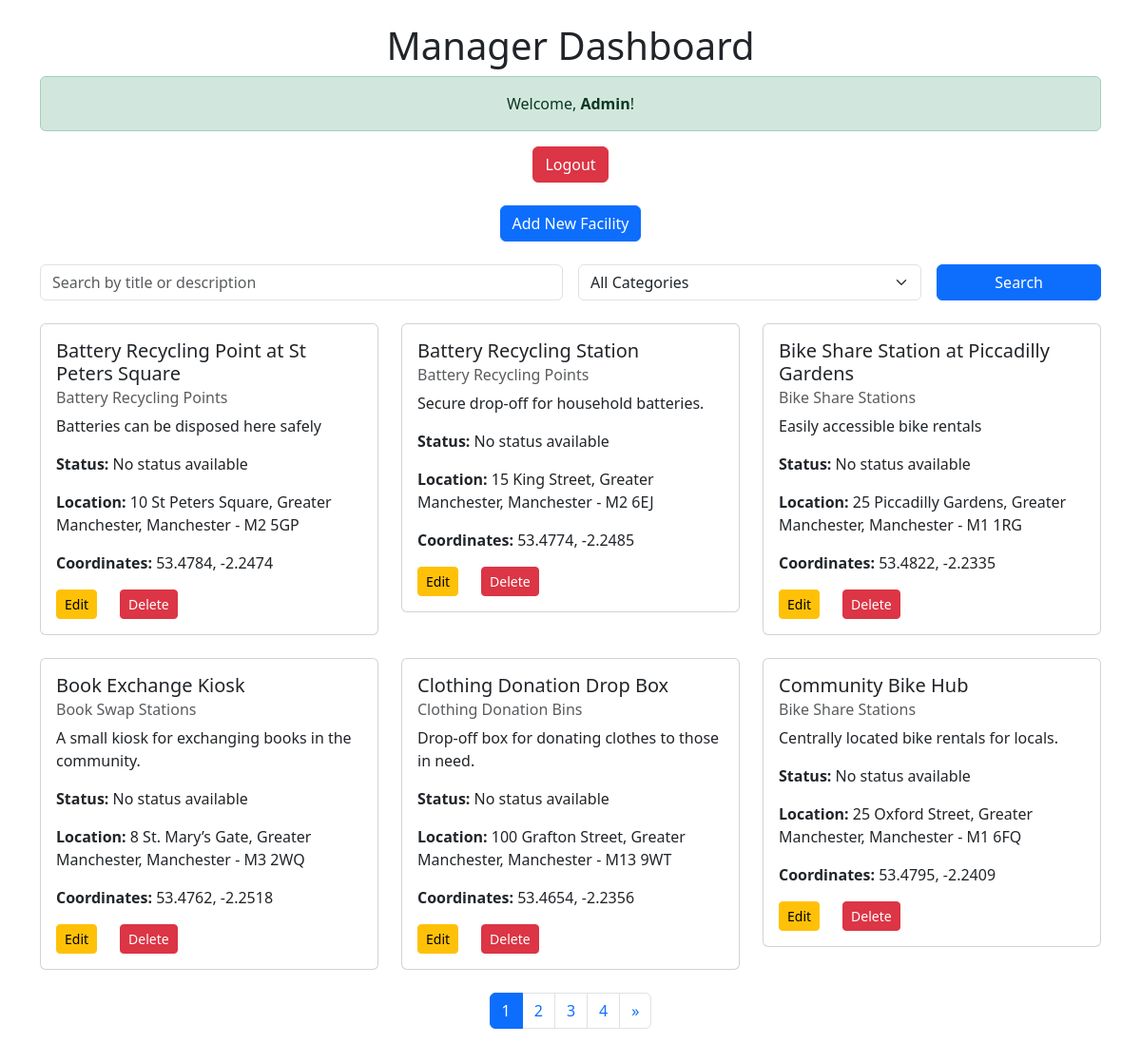
Page /index.php?view=dashboard (signed in) on the committed database.
### tables this page shows
CREATE TABLE ecoFacilities (
                               id INTEGER PRIMARY KEY AUTOINCREMENT NOT NULL UNIQUE,
                               title VARCHAR(50) NOT NULL,
                               category INTEGER,
                               description VARCHAR(150) NOT NULL,
                               houseNumber VARCHAR(50),
                               streetName VARCHAR(50),
                               county VARCHAR(50),
                               town VARCHAR(50),
                               postcode VARCHAR(7) NOT NULL,
                               lng FLOAT NOT NULL,
                               lat FLOAT NOT NULL,
                               contributor INTEGER,
                               FOREIGN KEY (category) REFERENCES ecoCategories(id),
                               FOREIGN KEY (contributor) REFERENCES ecoUser(id)
);

CREATE TABLE "ecoCategories"
(
	id INTEGER not null
		primary key
		unique,
	name VARCHAR(50) not null
		unique
);

### controllers/FacilityController.php (called while the page is built, shortened)
<?php
class FacilityController {
    private $facilityModel;
    public function __construct($facilityModel) {
        $this->facilityModel = $facilityModel;
    }
    public function browseFacilities($search = '', $category = null) {
        return $this->facilityModel->searchFacilities($search, $category);
    }
    public function getPaginatedFacilities($page, $limit, $search = '', $category = null) {
        $offset = ($page - 1) * $limit;
        return $this->facilityModel->getPaginatedFacilities($offset, $limit, $search, $category);
    }
    public function getTotalFacilities($search = '', $category = null) {
        return $this->facilityModel->getTotalFacilities($search, $category);
    }
}
?>

### models/Facility.php (called while the page is built, shortened)
<?php
class Facility {
    private $pdo;
    public function __construct($pdo) {
        $this->pdo = $pdo;
    }
    public function searchFacilities($search = '', $category = null) {
        $query = "
        SELECT ecoFacilities.*,
               ecoCategories.name AS category_name,
               ecoUser.username AS contributor_name,
               (SELECT statusComment
                FROM ecoFacilityStatus
                WHERE facilityId = ecoFacilities.id
                ORDER BY ROWID DESC LIMIT 1) AS statusComment
        FROM ecoFacilities
        LEFT JOIN ecoCategories ON ecoFacilities.category = ecoCategories.id
        LEFT JOIN ecoUser ON ecoFacilities.contributor = ecoUser.id
        WHERE (ecoFacilities.title LIKE :search OR ecoFacilities.description LIKE :search)
    ";
        $query .= " ORDER BY ecoFacilities.title ASC";
        $stmt = $this->pdo->prepare($query);
        $params = [
            ':search' => '%' . $search . '%',
        ];
        $stmt->execute($params);
        return $stmt->fetchAll(PDO::FETCH_ASSOC);
    }
    public function getPaginatedFacilities($offset, $limit, $search = '', $category = null) {
        $query = "
        SELECT ecoFacilities.*,
               ecoCategories.name AS category_name,
               ecoUser.username AS contributor_name,
               (SELECT statusComment
                FROM ecoFacilityStatus
                WHERE facilityId = ecoFacilities.id
                ORDER BY ROWID DESC LIMIT 1) AS statusComment
        FROM ecoFacilities
        LEFT JOIN ecoCategories ON ecoFacilities.category = ecoCategories.id
        LEFT JOIN ecoUser ON ecoFacilities.contributor = ecoUser.id
        WHERE (ecoFacilities.title LIKE :search OR ecoFacilities.description LIKE :search)
    ";
        $query .= " ORDER BY ecoFacilities.title ASC LIMIT :offset, :limit";
        $stmt = $this->pdo->prepare($query);
        $params = [
            ':search' => '%' . $search . '%',
            ':offset' => $offset,
            ':limit' => $limit,
        ];
        $stmt->bindValue(':offset', $offset, PDO::PARAM_INT);
        $stmt->bindValue(':limit', $limit, PDO::PARAM_INT);
        $stmt->execute($params);
        return $stmt->fetchAll(PDO::FETCH_ASSOC);
    }
    public function getTotalFacilities($search = '', $category = null) {
        $query = "
        SELECT COUNT(*) as total
        FROM ecoFacilities
        WHERE (title LIKE :search OR description LIKE :search)
    ";
        $stmt = $this->pdo->prepare($query);
        $params = [
            ':search' => '%' . $search . '%',
        ];
        $stmt->execute($params);
        return $stmt->fetch(PDO::FETCH_ASSOC)['total'];
    }
}

### views/manager/dashboard.php (the view, shortened to what this page needs)
<?php
$page = isset($_GET['page']) ? (int)$_GET['page'] : 1;
$limit = 6;
$total = $facilityController->getTotalFacilities($search, $category);
$facilities = $facilityController->getPaginatedFacilities($page, $limit, $search, $category);
$totalPages = ceil($total / $limit);
?>
<!DOCTYPE html>
<html>
<head>
    <link href="https://cdn.jsdelivr.net/npm/bootstrap@5.3.3/dist/css/bootstrap.min.css" rel="stylesheet">
</head>
<body>
<div class="container mt-4">
    <h1 class="text-center">Manager Dashboard</h1>
    <div class="alert alert-success text-center">
        Welcome, <strong><?php echo htmlspecialchars($_SESSION['username']); ?></strong>!
    </div>
    <div class="text-center mb-4">
        <a href="/ecoBuddy/index.php?view=logout" class="btn btn-danger">Logout</a>
    </div>
    <div class="text-center mb-4">
        <a href="/ecoBuddy/index.php?view=add_facility" class="btn btn-primary">
            <i class="fas fa-plus"></i> Add New Facility
        </a>
    </div>
    <form method="GET" action="/ecoBuddy/index.php" class="mb-4">
        <div class="row g-3">
            <div class="col-md-6">
                <input type="text" name="search" class="form-control" placeholder="Search by title or description"
                       value="<?php echo htmlspecialchars($_GET['search'] ?? ''); ?>">
            </div>
            <div class="col-md-4">
                <select name="category" class="form-select">
                    <option value="">All Categories</option>
                </select>
            </div>
            <div class="col-md-2">
                <button type="submit" class="btn btn-primary w-100">Search</button>
            </div>
        </div>
    </form>
    <?php if (!empty($facilities)) : ?>
        <div class="row">
            <?php foreach ($facilities as $facility) : ?>
                <div class="col-md-4 mb-4">
                    <div class="card">
                        <div class="card-body">
                            <h5 class="card-title"><?php echo htmlspecialchars($facility['title']); ?></h5>
                            <h6 class="card-subtitle mb-2 text-muted"><?php echo htmlspecialchars($facility['category_name']); ?></h6>
                            <p class="card-text"><?php echo htmlspecialchars($facility['description']); ?></p>
                            <p><strong>Status:</strong>
                                <?php echo !empty($facility['statusComment'])
                                    ? htmlspecialchars($facility['statusComment'])
                                    : 'No status available'; ?>
                            </p>
                            <p><strong>Location:</strong>
                                <?php echo htmlspecialchars($facility['houseNumber'] . ' ' . $facility['streetName'] . ', ' . $facility['county'] . ', ' . $facility['town'] . ' - ' . $facility['postcode']); ?>
                            </p>
                            <p><strong>Coordinates:</strong>
                                <?php echo !empty($facility['lat']) && !empty($facility['lng'])
                                    ? htmlspecialchars($facility['lat'] . ', ' . $facility['lng'])
                                    : 'Coordinates not available'; ?>
                            </p>
                            <div class="d-flex justify-content-start gap-4">
                                <a href="/ecoBuddy/index.php?view=edit_facility&id=<?php echo $facility['id']; ?>" class="btn btn-warning btn-sm">
                                    Edit
                                </a>
                                <a href="/ecoBuddy/index.php?view=delete_facility&id=<?php echo $facility['id']; ?>" class="btn btn-danger btn-sm"
                                   onclick="return confirm('Are you sure you want to delete this facility?');">
                                    Delete
                                </a>
                            </div>
                        </div>
                    </div>
                </div>
            <?php endforeach; ?>
        </div>
        <nav aria-label="Page navigation">
            <ul class="pagination justify-content-center">
                <?php for ($i = 1; $i <= $totalPages; $i++): ?>
                    <li class="page-item <?php echo $i === $page ? 'active' : ''; ?>">
                        <a class="page-link" href="?view=dashboard&page=<?php echo $i; ?>"><?php echo $i; ?></a>
                    </li>
                <?php endfor; ?>
                <?php if ($page < $totalPages): ?>
                    <li class="page-item">
                        <a class="page-link" href="?view=dashboard&page=<?php echo $page + 1; ?>" aria-label="Next">
                            <span aria-hidden="true">&raquo;</span>
                        </a>
                    </li>
                <?php endif; ?>
            </ul>
        </nav>
    <?php else : ?>
        <div class="alert alert-warning text-center">No facilities found. Try adjusting your search criteria.</div>
    <?php endif; ?>
</div>
</body>
</html>

### index.php (shortened to what this page needs)
<?php
require_once './config/db_connection.php';
require_once './models/Facility.php';
require_once './controllers/FacilityController.php';
$facilityModel = new Facility($pdo);
$facilityController = new FacilityController($facilityModel);
if (isset($_GET['view'])) {
    $view = htmlspecialchars($_GET['view']);
    if ($view === 'login') {
        include './views/users/login.php';
    } elseif ($view === 'logout') {
        session_destroy();
        header("Location: /ecoBuddy/index.php?view=login");
        exit;
    } elseif ($view === 'browse') {
        $search = isset($_GET['search']) ? $_GET['search'] : '';
        $category = isset($_GET['category']) ? $_GET['category'] : null;
        $categories = $facilityModel->getAllCategories();
        $facilities = $facilityController->browseFacilities($search, $category);
        include './views/facilities/browse.php';
    } elseif (isset($_SESSION['user_type']) && $_SESSION['user_type'] === 'manager') {
        if ($view === 'add_facility') {
            $categories = $facilityModel->getAllCategories();
            include './views/manager/add_facility.php';
        } elseif ($view === 'delete_facility' && isset($_GET['id'])) {
            $facilityId = (int)$_GET['id'];
            $facilityController->deleteFacility($facilityId);
            header("Location: /ecoBuddy/index.php?view=dashboard");
            exit;
        } elseif ($view === 'dashboard') {
            $search = isset($_GET['search']) ? htmlspecialchars($_GET['search']) : '';
            $category = isset($_GET['category']) ? htmlspecialchars($_GET['category']) : null;
            $facilities = $facilityController->browseFacilities($search, $category);
            include './views/manager/dashboard.php';
        }
    }
}
?>

### rows in the picture
ecofacilities: title "Battery Recycling Point at St Peters Square", category.name "Battery Recycling Points", description "Batteries can be disposed here safely", houseNumber+streetName+county "10 St Peters Square, Greater Manchester, Manchester - M2 5GP", lat+lng "53.4784, -2.2474"
ecofacilities: title "Battery Recycling Station", category.name "Battery Recycling Points", description "Secure drop-off for household batteries.", houseNumber+streetName+county "15 King Street, Greater Manchester, Manchester - M2 6EJ", lat+lng "53.4774, -2.2485"
ecofacilities: title "Bike Share Station at Piccadilly Gardens", category.name "Bike Share Stations", description "Easily accessible bike rentals", houseNumber+streetName+county "25 Piccadilly Gardens, Greater Manchester, Manchester - M1 1RG", lat+lng "53.4822, -2.2335"
ecofacilities: title "Book Exchange Kiosk", category.name "Book Swap Stations", description "A small kiosk for exchanging books in the community.", houseNumber+streetName+county "8 St. Mary’s Gate, Greater Manchester, Manchester - M3 2WQ", lat+lng "53.4762, -2.2518"
ecofacilities: title "Clothing Donation Drop Box", category.name "Clothing Donation Bins", description "Drop-off box for donating clothes to those in need.", houseNumber+streetName+county "100 Grafton Street, Greater Manchester, Manchester - M13 9WT", lat+lng "53.4654, -2.2356"
ecofacilities: title "Community Bike Hub", category.name "Bike Share Stations", description "Centrally located bike rentals for locals.", houseNumber+streetName+county "25 Oxford Street, Greater Manchester, Manchester - M1 6FQ", lat+lng "53.4795, -2.2409"

### other values in the picture
$_SESSION['username'] "Admin"
